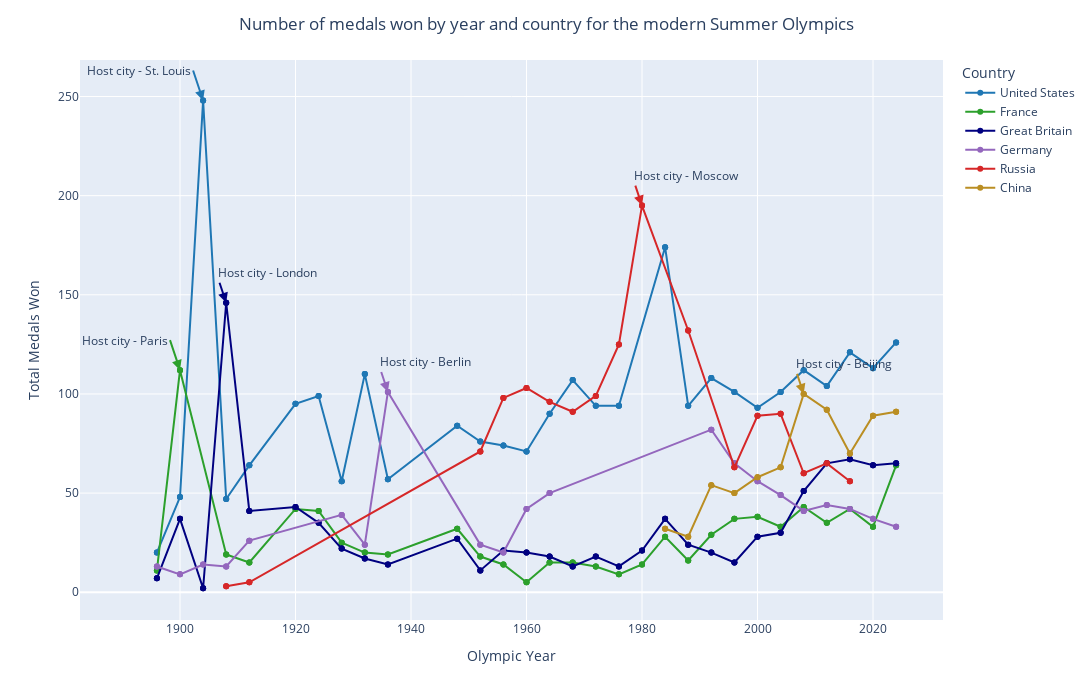

Notebook source saved alongside this figure:
### Code cell
#set discrete colors to match arrows
country_colors = {
    "France" : 'rgb(44, 160, 44)',
    "United States" : 'rgb(31, 119, 180)',
    "Great Britain" : 'rgb(0, 0, 128)',
    "Germany" : 'rgb(148, 103, 189)',
    "Russia" : 'rgb(214, 39, 40)',
    "China" : 'rgb(186, 142, 35)'
}

#when did China rise to prominence in the Summer Olympics?  Let's look at trended data for the top 6 countries (as China is 6th, I chose a top 6).
top_6 = ['United States', 'Russia', 'Great Britain', 'France', 'Germany', "China"]
filtered_df2 = filtered_df[filtered_df['country'].isin(top_6)]
#filtered_df2 = filtered_df[filtered_df['country']=='United States']
filtered_df2['total_medals'] = filtered_df.groupby(['year', 'country'])['medal_count'].transform('sum')
filtered_df2 = filtered_df2.sort_values(by='year', ascending=True)
fig11 = px.line(filtered_df2, x='year', y='total_medals', color='country', markers=True, labels={'country': 'Country'}, color_discrete_map=country_colors)

fig11.add_annotation(
    x=1900,
    y=112,
    text = "Host city - Paris",
    showarrow=True,  # Show an arrow pointing to the data point
    arrowhead=2,  # Style of the arrowhead
    arrowsize=1,  # Size of the arrow
    arrowwidth=2,  # Width of the arrow
    arrowcolor='rgb(44, 160, 44)',  # Color of the arrow
    xanchor='right'
)

fig11.add_annotation(
    x=1904,
    y=248,
    text = "Host city - St. Louis",
    showarrow=True,  # Show an arrow pointing to the data point
    arrowhead=2,  # Style of the arrowhead
    arrowsize=1,  # Size of the arrow
    arrowwidth=2,  # Width of the arrow
    arrowcolor='rgb(31, 119, 180)',  # Color of the arrow
    xanchor='right'
)

fig11.add_annotation(
    x=1908,
    y=146,
    text = "Host city - London",
    showarrow=True,  # Show an arrow pointing to the data point
    arrowhead=2,  # Style of the arrowhead
    arrowsize=1,  # Size of the arrow
    arrowwidth=2,  # Width of the arrow
    arrowcolor='rgb(0, 0, 128)',  # Color of the arrow
    xanchor='left'
)

fig11.add_annotation(
    x=1936,
    y=101,
    text = "Host city - Berlin",
    showarrow=True,  # Show an arrow pointing to the data point
    arrowhead=2,  # Style of the arrowhead
    arrowsize=1,  # Size of the arrow
    arrowwidth=2,  # Width of the arrow
    arrowcolor='rgb(148, 103, 189)',  # Color of the arrow
    xanchor='left'
)

fig11.add_annotation(
    x=1980,
    y=195,
    text = "Host city - Moscow",
    showarrow=True,  # Show an arrow pointing to the data point
    arrowhead=2,  # Style of the arrowhead
    arrowsize=1,  # Size of the arrow
    arrowwidth=2,  # Width of the arrow
    arrowcolor='rgb(214, 39, 40)',  # Color of the arrow
    xanchor='left'
)

fig11.add_annotation(
    x=2008,
    y=100,
    text = "Host city - Beijing",
    showarrow=True,  # Show an arrow pointing to the data point
    arrowhead=2,  # Style of the arrowhead
    arrowsize=1,  # Size of the arrow
    arrowwidth=2,  # Width of the arrow
    arrowcolor='rgb(186, 142, 35)',  # Color of the arrow
    xanchor='left'
)

fig11.update_layout(
    title='Number of medals won by year and country for the modern Summer Olympics',
    title_x=0.5,
    xaxis_title = 'Olympic Year',
    yaxis_title = 'Total Medals Won',
    width = 1200,
    height = 700
)
fig11

### Figure 1 — Plotly figure (JSON) as saved in the notebook; plotly's stock layout.template omitted (floating-point values rounded to 4 significant figures)
{"data": [{"hovertemplate": "Country=United States<br>year=%{x}<br>total_medals=%{y}<extra></extra>", "legendgroup": "United States", "line": {"color": "rgb(31, 119, 180)", "dash": "solid"}, "marker": {"symbol": "circle"}, "mode": "lines+markers", "name": "United States", "orientation": "v", "showlegend": true, "type": "scatter", "x": [1896, 1896, 1896, 1900, 1900, 1900, 1904, 1904, 1904, 1908, 1908, 1908, 1912, 1912, 1912, 1920, 1920, 1920, 1924, 1924, 1924, 1928, 1928, 1928, 1932, 1932, 1932, 1936, 1936, 1936, 1948, 1948, 1948, 1952, 1952, 1952, 1956, 1956, 1956, 1960, 1960, 1960, 1964, 1964, 1964, 1968, 1968, 1968, 1972, 1972, 1972, 1976, 1976, 1976, 1984, 1984, 1984, 1988, 1988, 1988, 1992, 1992, 1992, 1996, 1996, 1996, 2000, 2000, 2000, 2004, 2004, 2004, 2008, 2008, 2008, 2012, 2012, 2012, 2016, 2016, 2016, 2020, 2020, 2020, 2024, 2024, 2024], "xaxis": "x", "y": [20, 20, 20, 48, 48, 48, 248, 248, 248, 47, 47, 47, 64, 64, 64, 95, 95, 95, 99, 99, 99, 56, 56, 56, 110, 110, 110, 57, 57, 57, 84, 84, 84, 76, 76, 76, 74, 74, 74, 71, 71, 71, 90, 90, 90, 107, 107, 107, 94, 94, 94, 94, 94, 94, 174, 174, 174, 94, 94, 94, 108, 108, 108, 101, 101, 101, 93, 93, 93, 101, 101, 101, 112, 112, 112, 104, 104, 104, 121, 121, 121, 113, 113, 113, 126, 126, 126], "yaxis": "y"}, {"hovertemplate": "Country=France<br>year=%{x}<br>total_medals=%{y}<extra></extra>", "legendgroup": "France", "line": {"color": "rgb(44, 160, 44)", "dash": "solid"}, "marker": {"symbol": "circle"}, "mode": "lines+markers", "name": "France", "orientation": "v", "showlegend": true, "type": "scatter", "x": [1896, 1896, 1896, 1900, 1900, 1900, 1908, 1908, 1908, 1912, 1912, 1912, 1920, 1920, 1920, 1924, 1924, 1924, 1928, 1928, 1928, 1932, 1932, 1932, 1936, 1936, 1936, 1948, 1948, 1948, 1952, 1952, 1952, 1956, 1956, 1956, 1960, 1960, 1960, 1964, 1964, 1964, 1968, 1968, 1968, 1972, 1972, 1972, 1976, 1976, 1976, 1980, 1980, 1980, 1984, 1984, 1984, 1988, 1988, 1988, 1992, 1992, 1992, 1996, 1996, 1996, 2000, 2000, 2000, 2004, 2004, 2004, 2008, 2008, 2008, 2012, 2012, 2012, 2016, 2016, 2016, 2020, 2020, 2020, 2024, 2024, 2024], "xaxis": "x", "y": [11, 11, 11, 112, 112, 112, 19, 19, 19, 15, 15, 15, 42, 42, 42, 41, 41, 41, 25, 25, 25, 20, 20, 20, 19, 19, 19, 32, 32, 32, 18, 18, 18, 14, 14, 14, 5, 5, 5, 15, 15, 15, 15, 15, 15, 13, 13, 13, 9, 9, 9, 14, 14, 14, 28, 28, 28, 16, 16, 16, 29, 29, 29, 37, 37, 37, 38, 38, 38, 33, 33, 33, 43, 43, 43, 35, 35, 35, 42, 42, 42, 33, 33, 33, 64, 64, 64], "yaxis": "y"}, {"hovertemplate": "Country=Great Britain<br>year=%{x}<br>total_medals=%{y}<extra></extra>", "legendgroup": "Great Britain", "line": {"color": "rgb(0, 0, 128)", "dash": "solid"}, "marker": {"symbol": "circle"}, "mode": "lines+markers", "name": "Great Britain", "orientation": "v", "showlegend": true, "type": "scatter", "x": [1896, 1896, 1896, 1900, 1900, 1900, 1904, 1904, 1904, 1908, 1908, 1908, 1912, 1912, 1912, 1920, 1920, 1920, 1924, 1924, 1924, 1928, 1928, 1928, 1932, 1932, 1932, 1936, 1936, 1936, 1948, 1948, 1948, 1952, 1952, 1952, 1956, 1956, 1956, 1960, 1960, 1960, 1964, 1964, 1964, 1968, 1968, 1968, 1972, 1972, 1972, 1976, 1976, 1976, 1980, 1980, 1980, 1984, 1984, 1984, 1988, 1988, 1988, 1992, 1992, 1992, 1996, 1996, 1996, 2000, 2000, 2000, 2004, 2004, 2004, 2008, 2008, 2008, 2012, 2012, 2012, 2016, 2016, 2016, 2020, 2020, 2020, 2024, 2024, 2024], "xaxis": "x", "y": [7, 7, 7, 37, 37, 37, 2, 2, 2, 146, 146, 146, 41, 41, 41, 43, 43, 43, 35, 35, 35, 22, 22, 22, 17, 17, 17, 14, 14, 14, 27, 27, 27, 11, 11, 11, 21, 21, 21, 20, 20, 20, 18, 18, 18, 13, 13, 13, 18, 18, 18, 13, 13, 13, 21, 21, 21, 37, 37, 37, 24, 24, 24, 20, 20, 20, 15, 15, 15, 28, 28, 28, 30, 30, 30, 51, 51, 51, 65, 65, 65, 67, 67, 67, 64, 64, 64, 65, 65, 65], "yaxis": "y"}, {"hovertemplate": "Country=Germany<br>year=%{x}<br>total_medals=%{y}<extra></extra>", "legendgroup": "Germany", "line": {"color": "rgb(148, 103, 189)", "dash": "solid"}, "marker": {"symbol": "circle"}, "mode": "lines+markers", "name": "Germany", "orientation": "v", "showlegend": true, "type": "scatter", "x": [1896, 1896, 1896, 1900, 1900, 1900, 1904, 1904, 1904, 1908, 1908, 1908, 1912, 1912, 1912, 1928, 1928, 1928, 1932, 1932, 1932, 1936, 1936, 1936, 1952, 1952, 1952, 1956, 1956, 1956, 1960, 1960, 1960, 1964, 1964, 1964, 1992, 1992, 1992, 1996, 1996, 1996, 2000, 2000, 2000, 2004, 2004, 2004, 2008, 2008, 2008, 2012, 2012, 2012, 2016, 2016, 2016, 2020, 2020, 2020, 2024, 2024, 2024], "xaxis": "x", "y": [13, 13, 13, 9, 9, 9, 14, 14, 14, 13, 13, 13, 26, 26, 26, 39, 39, 39, 24, 24, 24, 101, 101, 101, 24, 24, 24, 20, 20, 20, 42, 42, 42, 50, 50, 50, 82, 82, 82, 65, 65, 65, 56, 56, 56, 49, 49, 49, 41, 41, 41, 44, 44, 44, 42, 42, 42, 37, 37, 37, 33, 33, 33], "yaxis": "y"}, {"hovertemplate": "Country=Russia<br>year=%{x}<br>total_medals=%{y}<extra></extra>", "legendgroup": "Russia", "line": {"color": "rgb(214, 39, 40)", "dash": "solid"}, "marker": {"symbol": "circle"}, "mode": "lines+markers", "name": "Russia", "orientation": "v", "showlegend": true, "type": "scatter", "x": [1908, 1908, 1908, 1912, 1912, 1912, 1952, 1952, 1952, 1956, 1956, 1956, 1960, 1960, 1960, 1964, 1964, 1964, 1968, 1968, 1968, 1972, 1972, 1972, 1976, 1976, 1976, 1980, 1980, 1980, 1988, 1988, 1988, 1996, 1996, 1996, 2000, 2000, 2000, 2004, 2004, 2004, 2008, 2008, 2008, 2012, 2012, 2012, 2016, 2016, 2016], "xaxis": "x", "y": [3, 3, 3, 5, 5, 5, 71, 71, 71, 98, 98, 98, 103, 103, 103, 96, 96, 96, 91, 91, 91, 99, 99, 99, 125, 125, 125, 195, 195, 195, 132, 132, 132, 63, 63, 63, 89, 89, 89, 90, 90, 90, 60, 60, 60, 65, 65, 65, 56, 56, 56], "yaxis": "y"}, {"hovertemplate": "Country=China<br>year=%{x}<br>total_medals=%{y}<extra></extra>", "legendgroup": "China", "line": {"color": "rgb(186, 142, 35)", "dash": "solid"}, "marker": {"symbol": "circle"}, "mode": "lines+markers", "name": "China", "orientation": "v", "showlegend": true, "type": "scatter", "x": [1984, 1984, 1984, 1988, 1988, 1988, 1992, 1992, 1992, 1996, 1996, 1996, 2000, 2000, 2000, 2004, 2004, 2004, 2008, 2008, 2008, 2012, 2012, 2012, 2016, 2016, 2016, 2020, 2020, 2020, 2024, 2024, 2024], "xaxis": "x", "y": [32, 32, 32, 28, 28, 28, 54, 54, 54, 50, 50, 50, 58, 58, 58, 63, 63, 63, 100, 100, 100, 92, 92, 92, 70, 70, 70, 89, 89, 89, 91, 91, 91], "yaxis": "y"}], "layout": {"annotations": [{"arrowcolor": "rgb(44, 160, 44)", "arrowhead": 2, "arrowsize": 1, "arrowwidth": 2, "showarrow": true, "text": "Host city - Paris", "x": 1900, "xanchor": "right", "y": 112}, {"arrowcolor": "rgb(31, 119, 180)", "arrowhead": 2, "arrowsize": 1, "arrowwidth": 2, "showarrow": true, "text": "Host city - St. Louis", "x": 1904, "xanchor": "right", "y": 248}, {"arrowcolor": "rgb(0, 0, 128)", "arrowhead": 2, "arrowsize": 1, "arrowwidth": 2, "showarrow": true, "text": "Host city - London", "x": 1908, "xanchor": "left", "y": 146}, {"arrowcolor": "rgb(148, 103, 189)", "arrowhead": 2, "arrowsize": 1, "arrowwidth": 2, "showarrow": true, "text": "Host city - Berlin", "x": 1936, "xanchor": "left", "y": 101}, {"arrowcolor": "rgb(214, 39, 40)", "arrowhead": 2, "arrowsize": 1, "arrowwidth": 2, "showarrow": true, "text": "Host city - Moscow", "x": 1980, "xanchor": "left", "y": 195}, {"arrowcolor": "rgb(186, 142, 35)", "arrowhead": 2, "arrowsize": 1, "arrowwidth": 2, "showarrow": true, "text": "Host city - Beijing", "x": 2008, "xanchor": "left", "y": 100}], "height": 700, "legend": {"title": {"text": "Country"}, "tracegroupgap": 0}, "margin": {"t": 60}, "title": {"text": "Number of medals won by year and country for the modern Summer Olympics", "x": 0.5}, "width": 1200, "xaxis": {"anchor": "y", "domain": [0, 1], "title": {"text": "Olympic Year"}}, "yaxis": {"anchor": "x", "domain": [0, 1], "title": {"text": "Total Medals Won"}}}}
